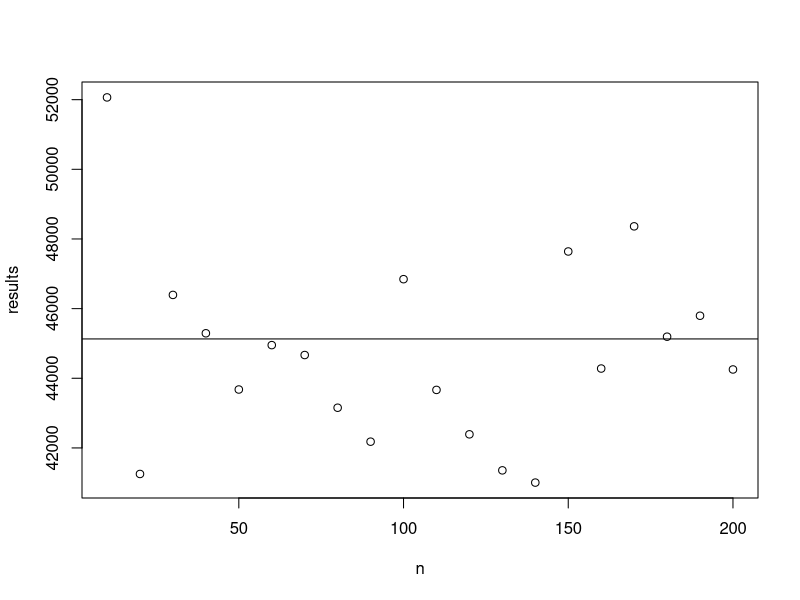
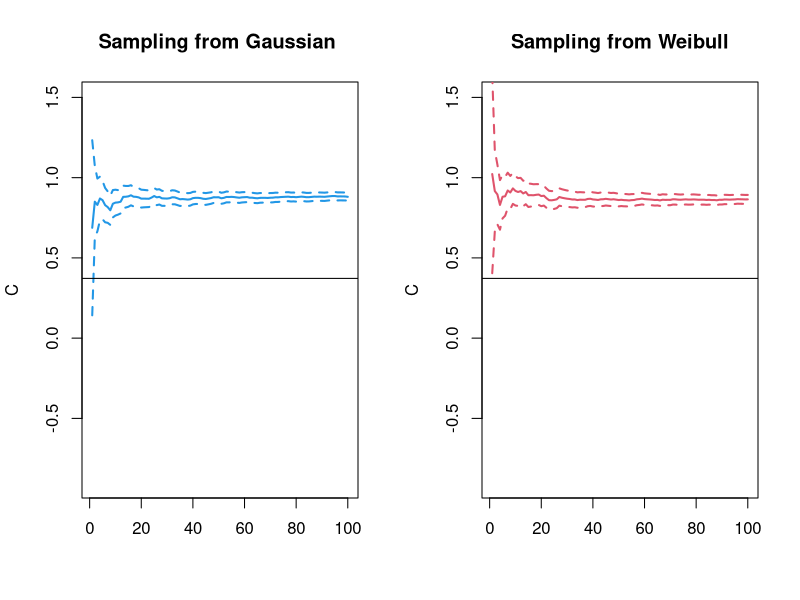
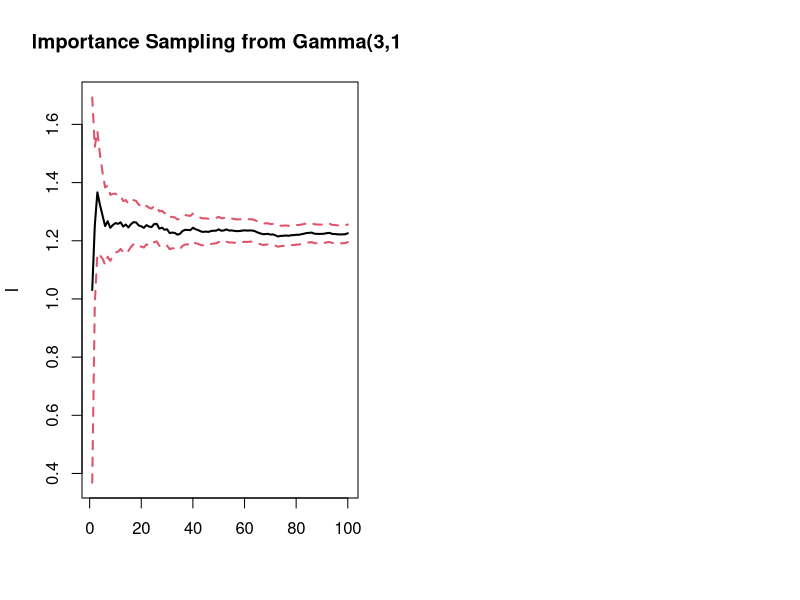

Here is the R script that generated these plots, in order:
### 406hw7
LAIdata = read.table("LAI.csv", sep = ",")
LAIdata <- as.matrix(LAIdata)
LAI <- sapply(1:72, function(i)matrix(LAIdata[i,], nrow = 120, ncol = 60, byrow = T),simplify =
                  "array")
# 
# T = dim(LAI)[1] # 72 time points
# Tlist = 1:T
# LAI = sapply(Tlist, function(i) matrix(LAI[i,],nrow=120,ncol=60,byrow=T),simplify="array")
# dim(LAI) # check the dimension of the converted data.

LAI2005 <- LAI[,,1:12]
truesum <- sum(LAI2005)

avgLAI = apply(LAI, c(1, 2), mean)
avgL = (avgLAI > 0) * 3 # land is now uniformly colored
length(which(avgL != 0)) # here, 2443 entries indicate land
land.ind = which(avgL != 0, arr.ind = T)
land.mat = as.matrix(land.ind) # 2443 x 2 matrix that has indices of land
ind = seq(1, 2443, by = 1) # row numbers of land.mat
n = seq(10,200, 10) # number of locations (change it to whatever we like: 5, 10, ... <= 2443)

mc <- function(n) {
  land.loc = sample(ind, size = n, replace = F)
  samp <- array(0, dim(LAI)[1:2])
  for(i in 1:n){
    samp[land.mat[land.loc[i], 1], land.mat[land.loc[i],2]] = sum(LAI2005[land.mat[land.loc[i], 1], land.mat[land.loc[i],2],])
  }
  est <- sum(samp)*2443/n
  return (est) 
}

results <- sapply(n, mc)
plot(n, results)
abline(h = truesum)

## 2
## define the h function for the Gaussian case
hgauss = function(x){
  h_x = sqrt(pi/2)*(sin(x))^2*(x^2)
  return(h_x)
}

## define the h function for the Weibull case
hweibull = function(x){
  h_x = 0.5*(sin(x))^2*x*exp(x^2/2)
}

## sample path
sample_seq = seq(20,10000,by=100)

## generate the data first
X_gauss = rnorm(max(sample_seq))
X_weibull = rweibull(max(sample_seq),shape=2,scale=1) #k=2,lambda=1#
h_gauss = hgauss(X_gauss)
h_weibull = hweibull(X_weibull)

# initialize a list of two components to save the result
Res = list()
Res$gauss = array(0,c(length(sample_seq),3))
Res$weibull = array(0,c(length(sample_seq),3))

z = qnorm(0.975)  # upper 0.025 quantile

## calculate and plot
for (i in 1:length(sample_seq)){
  subspl_gauss = h_gauss[1:sample_seq[i]]
  subspl_weibull = h_weibull[1:sample_seq[i]]
  
  m_gauss = mean(subspl_gauss)
  m_weibull = mean(subspl_weibull)
  
  se_gauss = sqrt(var(h_gauss)/sample_seq[i])
  se_weibull = sqrt(var(h_weibull)/sample_seq[i])
  
  # save in a row, mean, lower bd, upper bd
  Res$gauss[i,] = c(m_gauss,m_gauss-z*se_gauss,m_gauss+z*se_gauss) 
  Res$weibull[i,] = c(m_weibull,m_weibull-z*se_weibull,m_weibull+z*se_weibull) 
}

C_true = 0.5*(1-3/exp(1)^2)*sqrt(pi/2)
## now plot
par(mfrow=c(1,2))
plot(Res$gauss[,1],type="l",lwd=2,ylab="C",xlab="",ylim=c(-0.9,1.5),col=4)
lines(Res$gauss[,2],lwd=2,lty=2,col=4)
lines(Res$gauss[,3],lwd=2,lty=2,col=4)
abline(h=C_true)
title("Sampling from Gaussian ")
plot(Res$weibull[,1],type='l',lwd=2,col=2,ylab="C",xlab="",ylim=c(-0.9,1.5))
lines(Res$weibull[,2],col=2,lwd=2,lty=2)
lines(Res$weibull[,3],col=2,lwd=2,lty=2)
abline(h=C_true)
title("Sampling from Weibull")

## part 3
# this is omega(x) function
omegafunc = function(x){
  return(2/0.372*(sin(x))^2*exp(-x^2/2+x))
}
Y = rgamma(max(sample_seq),shape=3,rate=1)
Yminus1sq = (Y-1)^2
Y_ind = (1<Y)*(Y<5)
omega_Y = omegafunc(Y)

ResI = array(0,c(length(sample_seq),4))

for (i in 1:length(sample_seq)){
  subspl = Y_ind[1:sample_seq[i]]*omega_Y[1:sample_seq[i]]*Yminus1sq[1:sample_seq[i]]
  m = mean(subspl)
  MC_error = sqrt(var(subspl)/sample_seq[i])
  lb = m-MC_error*z
  ub = m+MC_error*z
  ResI[i,] = c(m,lb,ub,MC_error)
}
plot(ResI[,1],type="l",lwd=2,ylim=c(min(ResI[,-4]),max(ResI[,-4])),xlab="",ylab="I")
lines(ResI[,2],col=2,lwd=2,lty=2)
lines(ResI[,3],col=2,lwd=2,lty=2)
title("Importance Sampling from Gamma(3,1)")